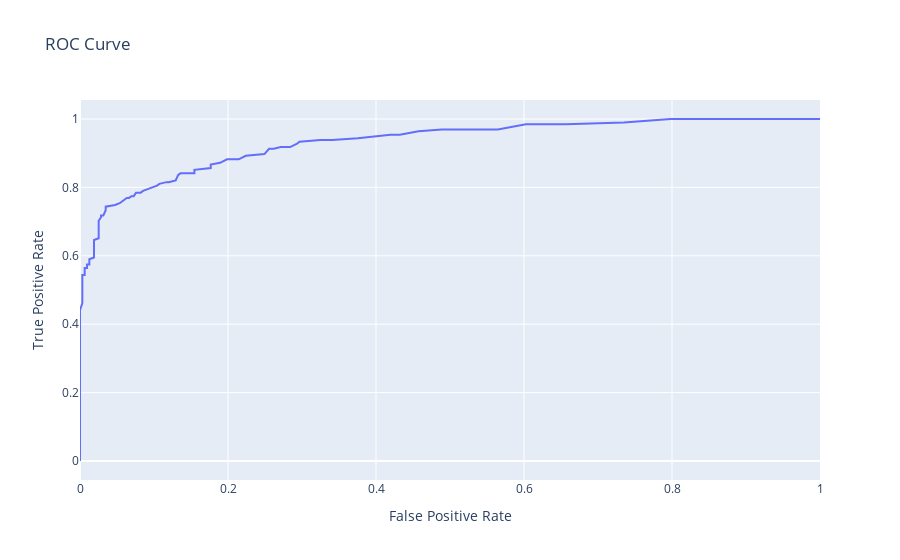

The cell this chart's notebook holds for it:
### Markdown cell above
<br/>

Next, we plot the ROC curve.

### Code cell
fig = px.line(x=fprs, y = tprs, hover_name=thresholds, title="ROC Curve")
fig.update_xaxes(title="False Positive Rate")
fig.update_yaxes(title="True Positive Rate")
fig
